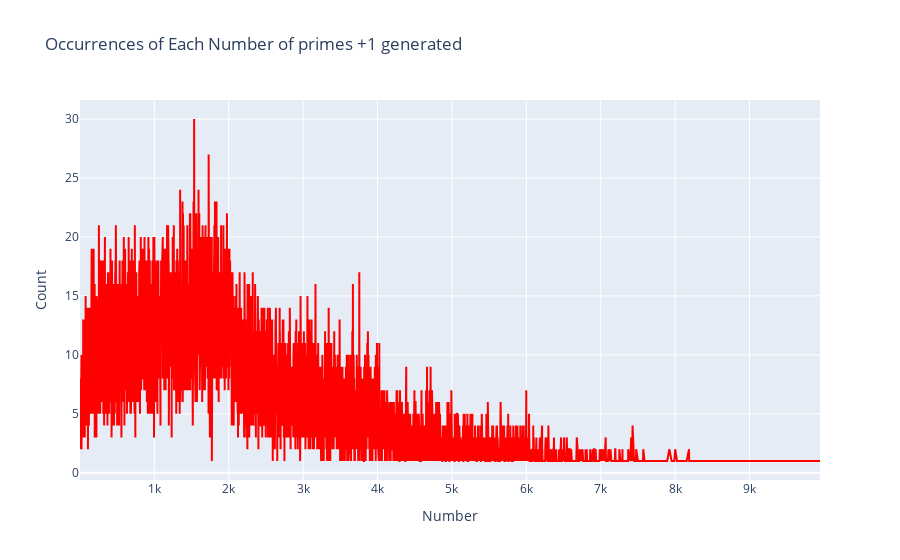
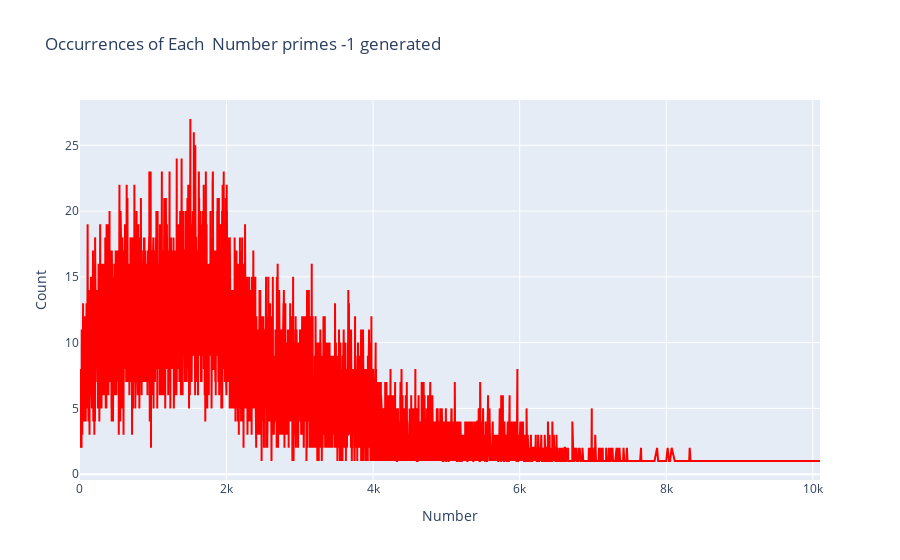
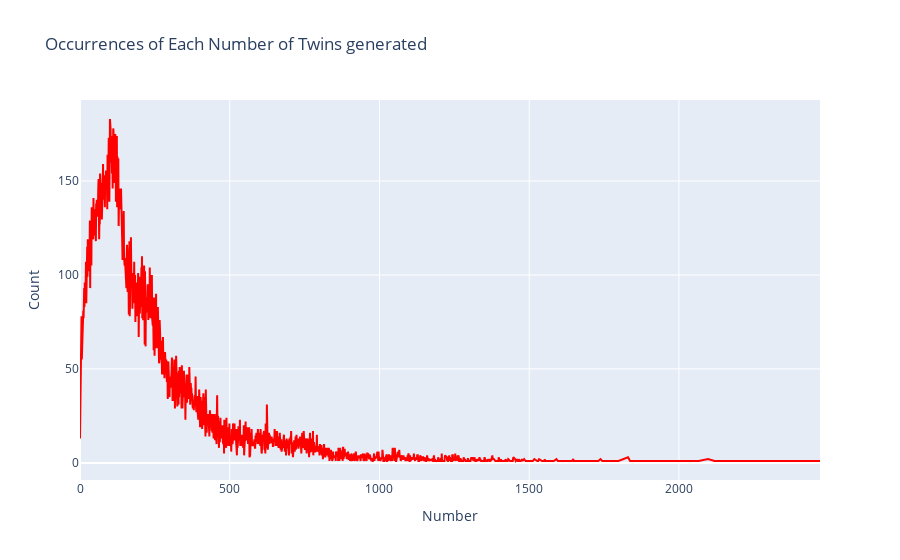

The cell these charts' notebook holds for them, in order:
### Code cell
import pandas as pd
import plotly.graph_objects as go

# Read the CSV file
data = pd.read_csv('prime_data2.csv')

# Count occurrences of each number in the 'Number' column
number_counts_primes_plus_one = data['Primes +1'].value_counts().sort_index()
number_counts_primes_minus_one = data['Primes -1'].value_counts().sort_index()
number_counts_primes_twins = data['Twins'].value_counts().sort_index()
data2 = pd.read_csv('primes_data40000-40500.csv')

# Count occurrences of each number in the specified columns for the second dataset
number_counts_primes_plus_one_data2 = data2['Primes +1'].value_counts().sort_index()
number_counts_primes_minus_one_data2 = data2['Primes -1'].value_counts().sort_index()
number_counts_primes_twins_data2 = data2['Twins'].value_counts().sort_index()

# Add the counts from the second dataset to the counts from the first dataset
number_counts_primes_plus_one = number_counts_primes_plus_one.add(number_counts_primes_plus_one_data2, fill_value=0)
number_counts_primes_minus_one = number_counts_primes_minus_one.add(number_counts_primes_minus_one_data2, fill_value=0)
number_counts_primes_twins = number_counts_primes_twins.add(number_counts_primes_twins_data2, fill_value=0)


print("Primes +1 Counts:\n", number_counts_primes_plus_one)
print("Primes -1 Counts:\n", number_counts_primes_minus_one)
print("Twins Counts:\n", number_counts_primes_twins)
# Plot the results using Plotly
fig = go.Figure(data=[go.Scatter(x=number_counts_primes_plus_one.index, y=number_counts_primes_plus_one.values,mode="lines",
     line=dict(color="red"))])

# Customize the plot
fig.update_layout(
    title='Occurrences of Each Number of primes +1 generated',
    xaxis_title='Number',
    yaxis_title='Count'
)

# Show the plot
fig.show()

fig_primes_minus_one = go.Figure(data=[go.Scatter(x=number_counts_primes_minus_one.index, y=number_counts_primes_minus_one.values,mode="lines",
     line=dict(color="red"))])

# Customize the plot
fig_primes_minus_one.update_layout(
    title='Occurrences of Each  Number primes -1 generated',
    xaxis_title='Number',
    yaxis_title='Count'
)

# Show the plot
fig_primes_minus_one.show()


fig_twins = go.Figure(data=[go.Scatter(
    x=number_counts_primes_twins.index,
     y=number_counts_primes_twins.values,
     mode="lines",
     line=dict(color="red")
     )])

# Customize the plot
fig_twins.update_layout(
    title='Occurrences of Each Number of Twins generated',
    xaxis_title='Number',
    yaxis_title='Count'
)

# Show the plot
fig_twins.show()

### Figure 1 — Plotly figure (JSON) as saved in the notebook; plotly's stock layout.template omitted (floating-point values rounded to 4 significant figures; data arrays with more than 128 entries replaced by an {"elided": "..."} marker saying what was removed)
{"data": [{"line": {"color": "red"}, "mode": "lines", "type": "scatter", "x": {"elided": "6270 int values"}, "y": {"elided": "6270 int values"}}], "layout": {"title": {"text": "Occurrences of Each Number of primes +1 generated"}, "xaxis": {"title": {"text": "Number"}}, "yaxis": {"title": {"text": "Count"}}}}

### Figure 2 — Plotly figure (JSON) as saved in the notebook; plotly's stock layout.template omitted (floating-point values rounded to 4 significant figures; data arrays with more than 128 entries replaced by an {"elided": "..."} marker saying what was removed)
{"data": [{"line": {"color": "red"}, "mode": "lines", "type": "scatter", "x": {"elided": "6224 int values"}, "y": {"elided": "6224 int values"}}], "layout": {"title": {"text": "Occurrences of Each  Number primes -1 generated"}, "xaxis": {"title": {"text": "Number"}}, "yaxis": {"title": {"text": "Count"}}}}

### Figure 3 — Plotly figure (JSON) as saved in the notebook; plotly's stock layout.template omitted (floating-point values rounded to 4 significant figures; data arrays with more than 128 entries replaced by an {"elided": "..."} marker saying what was removed)
{"data": [{"line": {"color": "red"}, "mode": "lines", "type": "scatter", "x": {"elided": "1398 int values"}, "y": {"elided": "1398 int values"}}], "layout": {"title": {"text": "Occurrences of Each Number of Twins generated"}, "xaxis": {"title": {"text": "Number"}}, "yaxis": {"title": {"text": "Count"}}}}
